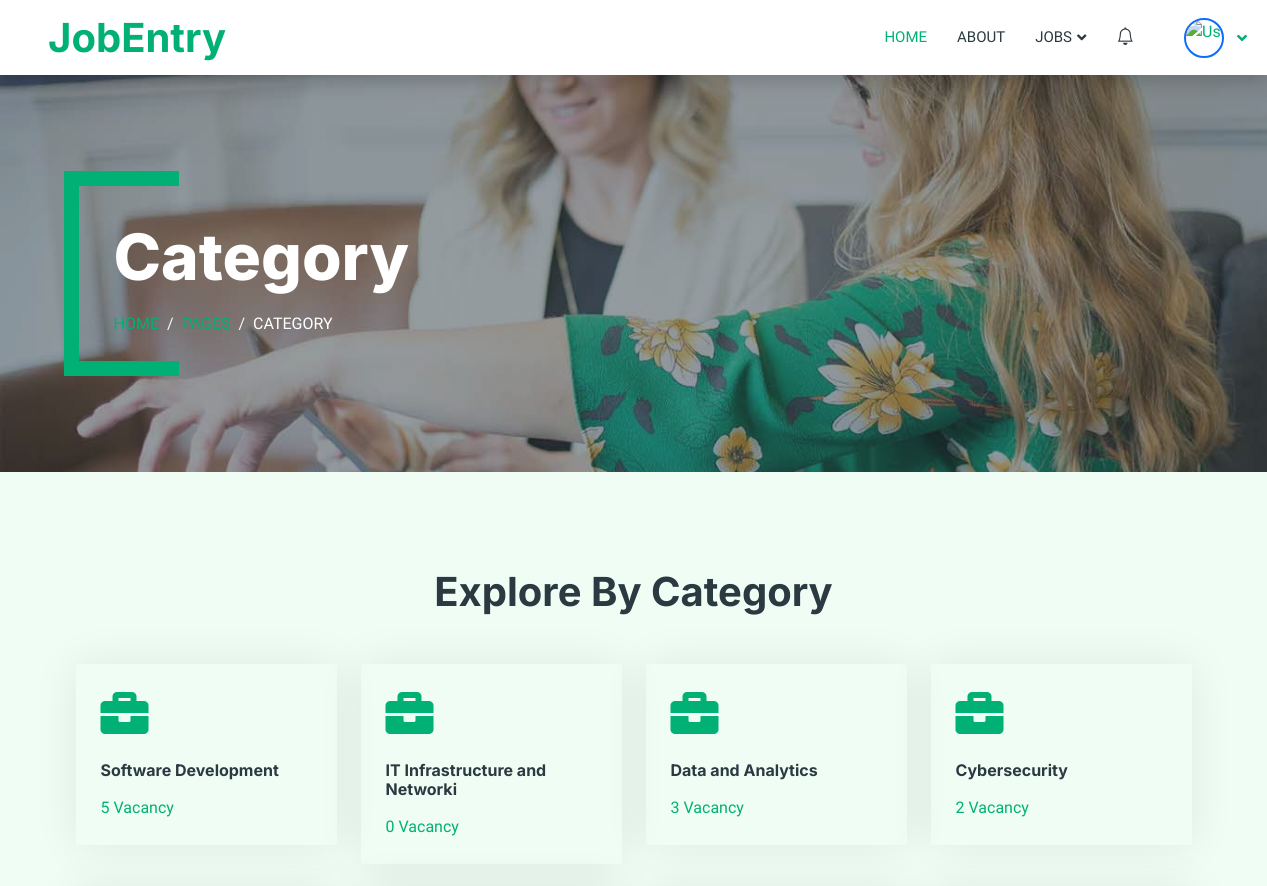
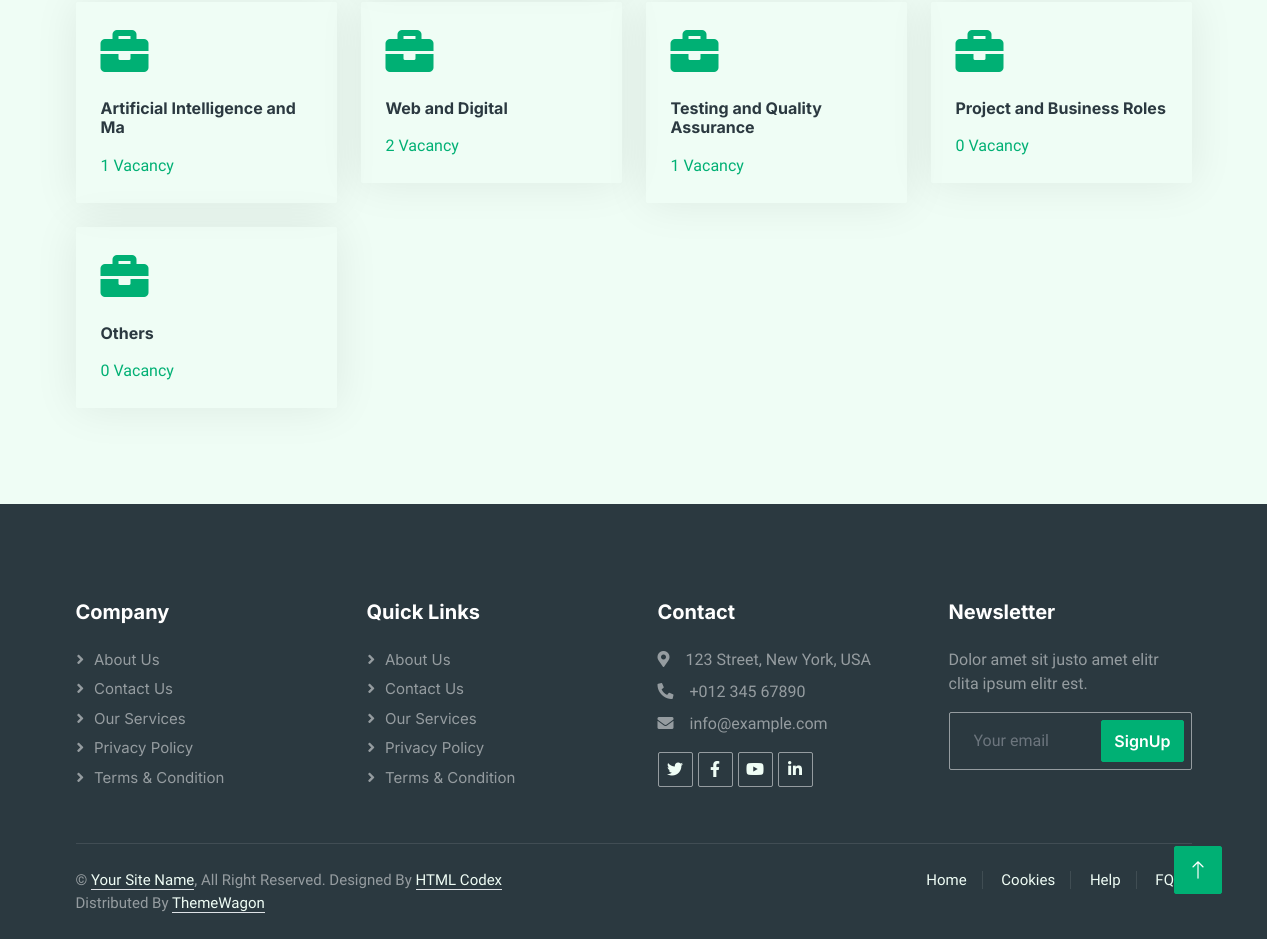
The page /Jobseeker/allcategory.php on the database its author committed (2 pictures, top to bottom).
### tables this page shows
CREATE TABLE `tbl_jobtype` (
  `jobtypeid` int(11) NOT NULL,
  `jobtypename` varchar(100) NOT NULL
);

### dboperation.php (called while the page is built, shortened)
<?php
class dboperation
{
    public $con,$res;
    function __construct()
    {
        $this->con=mysqli_connect("localhost","root","","db_jobportalfinal");
    }
    public function executequery($sql)
    {
        $this->res=mysqli_query($this->con,$sql);
        return $this->res;
    }
}
?>

### Jobseeker/allcategory.php (the view)
<?php
 include("header.php");
include_once("../dboperation.php");
$obj = new dboperation();
$job="SELECT * FROM tbl_jobtype ";
$jres = $obj->executequery($job);
?>
        <div class="container-xxl py-5 bg-dark page-header mb-5">
            <div class="container my-5 pt-5 pb-4">
                <h1 class="display-3 text-white mb-3 animated slideInDown">Category</h1>
                <nav aria-label="breadcrumb">
                    <ol class="breadcrumb text-uppercase">
                        <li class="breadcrumb-item"><a href="index.php">Home</a></li>
                        <li class="breadcrumb-item"><a href="#">Pages</a></li>
                        <li class="breadcrumb-item text-white active" aria-current="page">Category</li>
                    </ol>
                </nav>
            </div>
        </div>
<div class="container-xxl py-5">
    <div class="container">
        <h1 class="text-center mb-5 wow fadeInUp" data-wow-delay="0.1s">Explore By Category</h1>
        <div class="row g-4">
<?php while ($r4 = mysqli_fetch_array($jres)) { ?>
            <div class="col-lg-3 col-sm-6 wow fadeInUp" data-wow-delay="0.1s">
                <a class="cat-item rounded p-4" href="joblistc.php?cid=<?php echo $r4['jobtypeid'];?>">
                    <i class="fa fa-3x fa-briefcase text-primary mb-4"></i>
                    <h6 class="mb-3"><?php echo $r4['jobtypename']; ?></h6>
                     <?php
                    $dum=$r4['jobtypename'];
                    $vac="SELECT COUNT(*) AS trows FROM tbl_companypost c INNER JOIN tbl_jobtype j ON c.jobtypeid = j.jobtypeid where j.jobtypename='$dum'";
                    $tres = $obj->executequery($vac);
                    $row = mysqli_fetch_assoc($tres);
                    $vacancy = $row['trows'];
                    ?>
                    <p class="mb-0"> <?php echo $vacancy; ?> Vacancy</p>
                </a>
            </div>
        <?php } ?>
        </div>
    </div>
</div>
<?php include("footer.php"); ?>

### Jobseeker/css/style.css (style rules this page uses)
:root { --primary: #00B074; --secondary: #2B9BFF; --light: #EFFDF5; --dark: #2B3940; }
.header-carousel .container, .page-header .container { position: relative; padding: 45px 0 45px 35px; border-left: 15px solid var(--primary); }
.header-carousel .container::before, .header-carousel .container::after, .page-header .container::before, .page-header .container::after { position: absolute; content: ""; top: 0; left: 0; width: 100px; height: 15px; background: var(--primary); }
.header-carousel .container::after, .page-header .container::after { top: 100%; margin-top: -15px; }
.page-header { background: linear-gradient(rgba(43, 57, 64, .5), rgba(43, 57, 64, .5)), url(../img/carousel-1.jpg) center center no-repeat; background-size: cover; }
.breadcrumb-item + .breadcrumb-item::before { color: var(--light); }
.cat-item { display: block; box-shadow: 0 0 45px rgba(0, 0, 0, .08); border: 1px solid transparent; transition: .5s; }

### rows shown on the page
tbl_jobtype: jobtypename "Software Development", vacancy "5"
tbl_jobtype: jobtypename "IT Infrastructure and Networki", vacancy "0"
tbl_jobtype: jobtypename "Data and Analytics", vacancy "3"
tbl_jobtype: jobtypename "Cybersecurity", vacancy "2"
tbl_jobtype: jobtypename "Artificial Intelligence and Ma", vacancy "1"
tbl_jobtype: jobtypename "Web and Digital", vacancy "2"
tbl_jobtype: jobtypename "Testing and Quality Assurance", vacancy "1"
tbl_jobtype: jobtypename "Project and Business Roles", vacancy "0"
tbl_jobtype: jobtypename "Others", vacancy "0"
